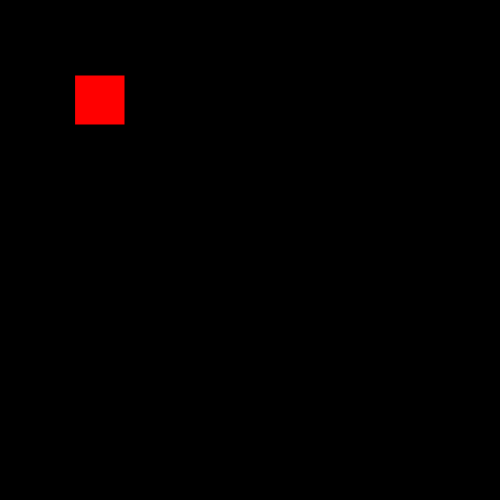
Frame 1 (no input)
Frame 60 (no input): identical to frame 1, image omitted
Frame 120 (the mouse pressed at the canvas centre since frame 60): identical to frame 1, image omitted

The p5.js sketch that drew this single still picture (run headless with seeded random() and noise() and a simulated clock; from frame 60 on, the mouse is pressed at the canvas centre):

// p5.js sketch
// ── sketch.js
let myXPos = 100;
let myYPos = 100;

function setup() {
    createCanvas(500,500);
    // noStroke();

    rectMode(CENTER); // draw rectangles using coordinates as center
}

function draw() {
    background(0);
    fill(255,0,0);
    rect(myXPos,myYPos,50);

    if (keyIsDown(LEFT_ARROW) || keyIsDown(65)) {
        myXPos -= 3;
    }
    if (keyIsDown(RIGHT_ARROW)) {
        myXPos += 3;
    }
    if (keyIsDown(UP_ARROW)) {
        myYPos -= 3;
    }
    if (keyIsDown(DOWN_ARROW)) {
        myYPos += 3;
    }
}
